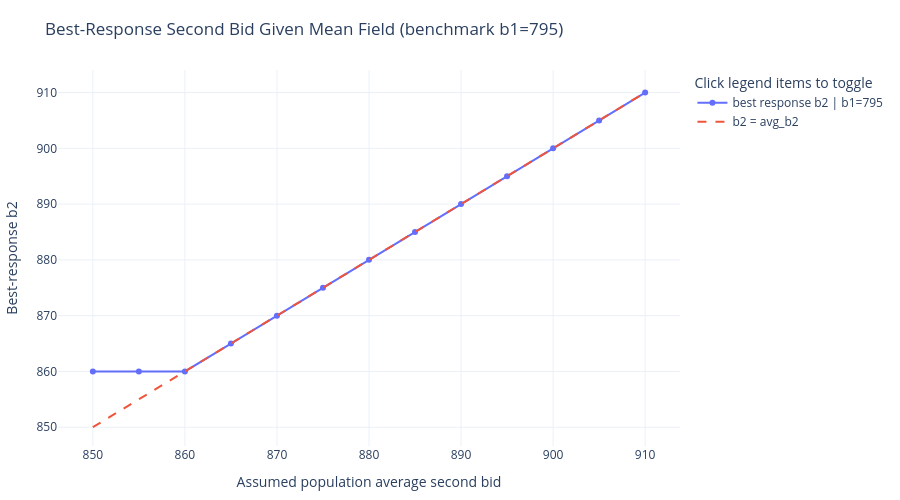

Write notebook code for a chart like this one.
### Markdown cell above
## 3. Second bid as a best response to the mean field

Now treat the average second bid, $\overline{b_2}$, as fixed.

This is the core mean-field step:

$$
\text{Given population mean } \mu, \text{ what is my best response } b_2^*(\mu)?
$$

With 4,100 teams, your own bid has tiny impact on the average, so treating $\mu$ as exogenous is a good approximation.

### Code cell
def best_response_b2_given_mean(b1, avg_b2, b2_grid=None):
    if b2_grid is None:
        b2_grid = np.arange(b1 + STEP, FAIR_VALUE + STEP, STEP)
    rows = []
    for b2 in b2_grid:
        first, second, total = expected_pnl_components(b1, b2, avg_b2)
        rows.append({
            "b1": b1,
            "b2": b2,
            "avg_b2": avg_b2,
            "first_pnl": first,
            "second_pnl": second,
            "total_pnl": total,
            "penalty_factor": penalty_factor(b2, avg_b2),
            "beats_mean": b2 > avg_b2,
        })
    df = pd.DataFrame(rows)
    return df.sort_values("total_pnl", ascending=False), df


# Benchmark only: section 7 replaces this with a joint (b1,b2) mean-field model.
b1_base = int(best_first["b1"])
means_to_test = np.arange(850, 911, 5)
br_rows = []
for mu in means_to_test:
    ranked, _ = best_response_b2_given_mean(b1_base, mu)
    br_rows.append(ranked.iloc[0])

br_summary = pd.DataFrame(br_rows)[["avg_b2", "b2", "total_pnl", "second_pnl", "penalty_factor", "beats_mean"]]
display(br_summary)

fig = go.Figure()
fig.add_trace(go.Scatter(
    x=br_summary["avg_b2"],
    y=br_summary["b2"],
    mode="lines+markers",
    name=f"best response b2 | b1={b1_base}",
    customdata=br_summary[["total_pnl", "second_pnl", "penalty_factor", "beats_mean"]],
    hovertemplate=(
        "avg_b2=%{x:.0f}<br>best b2=%{y:.0f}<br>"
        "total_pnl=%{customdata[0]:.4f}<br>second_pnl=%{customdata[1]:.4f}<br>"
        "penalty=%{customdata[2]:.4f}<br>beats_mean=%{customdata[3]}<extra></extra>"
    ),
))
fig.add_trace(go.Scatter(
    x=br_summary["avg_b2"],
    y=br_summary["avg_b2"],
    mode="lines",
    line=dict(dash="dash"),
    name="b2 = avg_b2",
    hovertemplate="avg_b2=%{x:.0f}<br>b2=%{y:.0f}<extra></extra>",
))
clean_fig(fig, f"Best-Response Second Bid Given Mean Field (benchmark b1={b1_base})", "Assumed population average second bid", "Best-response b2")
fig.show()

show_takeaway(
    "This graph still holds b1 fixed at the first-only optimum. If the best-response line sits above the diagonal, "
    "players are incentivized to outbid the mean; if it sits on/below the diagonal, penalty and margin trade off sharply."
)

### Figure 1 — Plotly figure (JSON) as saved in the notebook; plotly's stock layout.template omitted (floating-point values rounded to 4 significant figures)
{"data": [{"customdata": [[76.57, 15.29, 1, true], [76.57, 15.29, 1, true], [76.57, 15.29, 1, false], [76.37, 15.1, 1, false], [75.98, 14.71, 1, false], [75.39, 14.12, 1, false], [74.61, 13.33, 1, false], [73.63, 12.35, 1, false], [72.45, 11.18, 1, false], [71.08, 9.804, 1, false], [69.51, 8.235, 1, false], [67.75, 6.471, 1, false], [65.78, 4.51, 1, false]], "hovertemplate": "avg_b2=%{x:.0f}<br>best b2=%{y:.0f}<br>total_pnl=%{customdata[0]:.4f}<br>second_pnl=%{customdata[1]:.4f}<br>penalty=%{customdata[2]:.4f}<br>beats_mean=%{customdata[3]}<extra></extra>", "mode": "lines+markers", "name": "best response b2 | b1=795", "type": "scatter", "x": [850, 855, 860, 865, 870, 875, 880, 885, 890, 895, 900, 905, 910], "y": [860, 860, 860, 865, 870, 875, 880, 885, 890, 895, 900, 905, 910]}, {"hovertemplate": "avg_b2=%{x:.0f}<br>b2=%{y:.0f}<extra></extra>", "line": {"dash": "dash"}, "mode": "lines", "name": "b2 = avg_b2", "type": "scatter", "x": [850, 855, 860, 865, 870, 875, 880, 885, 890, 895, 900, 905, 910], "y": [850, 855, 860, 865, 870, 875, 880, 885, 890, 895, 900, 905, 910]}], "layout": {"height": 500, "hovermode": "x unified", "legend": {"title": {"text": "Click legend items to toggle"}}, "margin": {"b": 50, "l": 50, "r": 30, "t": 70}, "title": {"text": "Best-Response Second Bid Given Mean Field (benchmark b1=795)"}, "xaxis": {"title": {"text": "Assumed population average second bid"}}, "yaxis": {"title": {"text": "Best-response b2"}}}}
